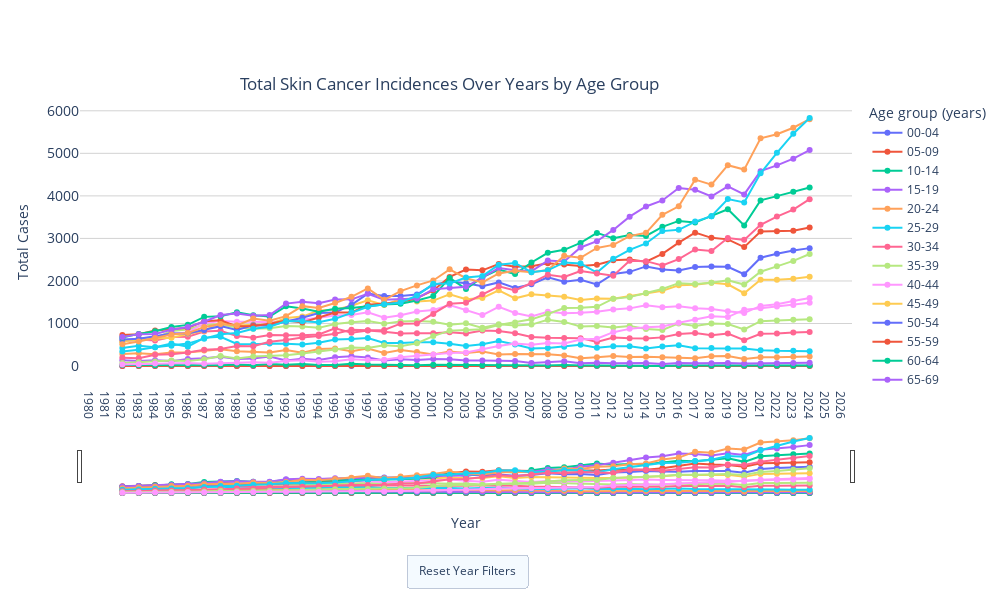

Write notebook code for a chart like this one.
### Code cell
import plotly.express as px
import pandas as pd

def plot_cancer_cases_by_age_interactive(df_incidence_and_mortality_1, except_value, is_filtered, group_value_list, category):
    """
    Plots an interactive line chart showing total skin cancer incidences over the years for each Age group.

    Parameters:
    df_incidence_and_mortality_1 (pd.DataFrame): DataFrame containing 'Year', 'new_count', and 'Age group' columns.
    except_value (str): Value to exclude in filtering.
    is_filtered (bool): Flag indicating if data should be filtered.
    group_value_list (list): List of column names to group by.
    category (str): Category label for the plot title.

    Returns:
    None
    """
    # Filter data if necessary
    if is_filtered:
        df_incidence_and_mortality_1 = df_incidence_and_mortality_1[~df_incidence_and_mortality_1[group_value_list[1]].isin([except_value])]
    
    # Aggregate data by summing 'new_count' for each Year and Age group
    df_grouped = df_incidence_and_mortality_1.groupby(group_value_list, as_index=False)['new_count'].sum()

    # Create an interactive plot using plotly.express
    fig = px.line(df_grouped, x='Year', y='new_count', color=group_value_list[1],
                  title=f'Total Skin Cancer {category} Over Years by Age Group',
                  labels={'new_count': 'Total Cases', 'Year': 'Year'},
                  markers=True)
    
    # Update layout to set background color to white, light grey grid for the y-axis, and bigger chart
    fig.update_layout(
        plot_bgcolor='white',  # Set background color to white
        xaxis=dict(
            tickmode='linear',
            rangeslider=dict(visible=True),  # Enable the range slider for Year
            title='Year',  # X-axis title
        ),
        yaxis=dict(
            title='Total Cases',  # Y-axis title
            gridcolor='lightgrey',  # Set a light grey grid color for the y-axis
            tickfont=dict(size=14)  # Increase the font size of the y-axis labels
        ),
        hovermode='closest',  # Show closest data on hover
        width=1000,  # Set chart width to be bigger
        height=600,  # Set chart height to be bigger
        title_x=0.24,  # Center title horizontally
        title_y=0.87,  # Bring the title closer to the chart
        updatemenus=[dict(
            type='buttons',  # Use buttons instead of dropdown
            x=0.5,  # Center the button horizontally
            y=-0.6,  # Position the button below the chart
            buttons=[dict(
                label="Reset Year Filters",
                method="relayout",
                args=[{
                    'xaxis.range': [df_grouped['Year'].min(), df_grouped['Year'].max()],
                    'xaxis.rangeselector': {'visible': False}
                }]
            )],
            showactive=True,
            font=dict(size=12),  # Button text size
            xanchor='center',  # Center the button
            yanchor='top'
        )]
    )
    
    # Show the interactive plot
    fig.show()

# Example of how to call the function
plot_cancer_cases_by_age_interactive(df_incidence_age_group, 'All ages combined', True, ['Year', 'Age group (years)'], 'Incidences')

### Figure 1 — Plotly figure (JSON) as saved in the notebook; plotly's stock layout.template omitted (floating-point values rounded to 4 significant figures)
{"data": [{"hovertemplate": "Age group (years)=00-04<br>Year=%{x}<br>Total Cases=%{y}<extra></extra>", "legendgroup": "00-04", "line": {"color": "#636efa", "dash": "solid"}, "marker": {"symbol": "circle"}, "mode": "lines+markers", "name": "00-04", "orientation": "v", "showlegend": true, "type": "scatter", "x": [1982, 1983, 1984, 1985, 1986, 1987, 1988, 1989, 1990, 1991, 1992, 1993, 1994, 1995, 1996, 1997, 1998, 1999, 2000, 2001, 2002, 2003, 2004, 2005, 2006, 2007, 2008, 2009, 2010, 2011, 2012, 2013, 2014, 2015, 2016, 2017, 2018, 2019, 2020, 2021, 2022, 2023, 2024], "xaxis": "x", "y": [0, 2, 2, 0, 2, 4, 0, 2, 4, 2, 2, 0, 0, 2, 4, 2, 2, 2, 0, 4, 4, 2, 0, 2, 0, 0, 2, 2, 4, 2, 2, 4, 2, 0, 6, 4, 0, 4, 2, 0, 0, 4, 6], "yaxis": "y"}, {"hovertemplate": "Age group (years)=05-09<br>Year=%{x}<br>Total Cases=%{y}<extra></extra>", "legendgroup": "05-09", "line": {"color": "#EF553B", "dash": "solid"}, "marker": {"symbol": "circle"}, "mode": "lines+markers", "name": "05-09", "orientation": "v", "showlegend": true, "type": "scatter", "x": [1982, 1983, 1984, 1985, 1986, 1987, 1988, 1989, 1990, 1991, 1992, 1993, 1994, 1995, 1996, 1997, 1998, 1999, 2000, 2001, 2002, 2003, 2004, 2005, 2006, 2007, 2008, 2009, 2010, 2011, 2012, 2013, 2014, 2015, 2016, 2017, 2018, 2019, 2020, 2021, 2022, 2023, 2024], "xaxis": "x", "y": [4, 4, 2, 2, 4, 2, 4, 2, 6, 4, 4, 2, 2, 4, 12, 4, 4, 8, 2, 10, 8, 4, 0, 6, 0, 2, 4, 4, 4, 6, 0, 6, 0, 2, 0, 0, 2, 4, 2, 0, 2, 2, 4], "yaxis": "y"}, {"hovertemplate": "Age group (years)=10-14<br>Year=%{x}<br>Total Cases=%{y}<extra></extra>", "legendgroup": "10-14", "line": {"color": "#00cc96", "dash": "solid"}, "marker": {"symbol": "circle"}, "mode": "lines+markers", "name": "10-14", "orientation": "v", "showlegend": true, "type": "scatter", "x": [1982, 1983, 1984, 1985, 1986, 1987, 1988, 1989, 1990, 1991, 1992, 1993, 1994, 1995, 1996, 1997, 1998, 1999, 2000, 2001, 2002, 2003, 2004, 2005, 2006, 2007, 2008, 2009, 2010, 2011, 2012, 2013, 2014, 2015, 2016, 2017, 2018, 2019, 2020, 2021, 2022, 2023, 2024], "xaxis": "x", "y": [22, 20, 16, 22, 26, 24, 18, 38, 20, 46, 30, 48, 24, 24, 52, 34, 24, 18, 20, 28, 26, 20, 18, 14, 16, 14, 10, 26, 10, 14, 10, 14, 4, 4, 12, 10, 12, 12, 12, 10, 12, 14, 14], "yaxis": "y"}, {"hovertemplate": "Age group (years)=15-19<br>Year=%{x}<br>Total Cases=%{y}<extra></extra>", "legendgroup": "15-19", "line": {"color": "#ab63fa", "dash": "solid"}, "marker": {"symbol": "circle"}, "mode": "lines+markers", "name": "15-19", "orientation": "v", "showlegend": true, "type": "scatter", "x": [1982, 1983, 1984, 1985, 1986, 1987, 1988, 1989, 1990, 1991, 1992, 1993, 1994, 1995, 1996, 1997, 1998, 1999, 2000, 2001, 2002, 2003, 2004, 2005, 2006, 2007, 2008, 2009, 2010, 2011, 2012, 2013, 2014, 2015, 2016, 2017, 2018, 2019, 2020, 2021, 2022, 2023, 2024], "xaxis": "x", "y": [138, 120, 136, 116, 166, 182, 216, 166, 180, 222, 130, 170, 144, 206, 232, 200, 128, 158, 144, 168, 158, 132, 130, 122, 120, 74, 84, 110, 66, 76, 68, 70, 72, 48, 70, 64, 68, 72, 58, 62, 64, 70, 78], "yaxis": "y"}, {"hovertemplate": "Age group (years)=20-24<br>Year=%{x}<br>Total Cases=%{y}<extra></extra>", "legendgroup": "20-24", "line": {"color": "#FFA15A", "dash": "solid"}, "marker": {"symbol": "circle"}, "mode": "lines+markers", "name": "20-24", "orientation": "v", "showlegend": true, "type": "scatter", "x": [1982, 1983, 1984, 1985, 1986, 1987, 1988, 1989, 1990, 1991, 1992, 1993, 1994, 1995, 1996, 1997, 1998, 1999, 2000, 2001, 2002, 2003, 2004, 2005, 2006, 2007, 2008, 2009, 2010, 2011, 2012, 2013, 2014, 2015, 2016, 2017, 2018, 2019, 2020, 2021, 2022, 2023, 2024], "xaxis": "x", "y": [286, 300, 278, 320, 318, 364, 392, 348, 334, 318, 378, 314, 398, 412, 348, 414, 306, 376, 328, 274, 342, 306, 344, 274, 282, 280, 280, 250, 182, 208, 234, 212, 220, 204, 198, 184, 228, 238, 168, 204, 206, 218, 224], "yaxis": "y"}, {"hovertemplate": "Age group (years)=25-29<br>Year=%{x}<br>Total Cases=%{y}<extra></extra>", "legendgroup": "25-29", "line": {"color": "#19d3f3", "dash": "solid"}, "marker": {"symbol": "circle"}, "mode": "lines+markers", "name": "25-29", "orientation": "v", "showlegend": true, "type": "scatter", "x": [1982, 1983, 1984, 1985, 1986, 1987, 1988, 1989, 1990, 1991, 1992, 1993, 1994, 1995, 1996, 1997, 1998, 1999, 2000, 2001, 2002, 2003, 2004, 2005, 2006, 2007, 2008, 2009, 2010, 2011, 2012, 2013, 2014, 2015, 2016, 2017, 2018, 2019, 2020, 2021, 2022, 2023, 2024], "xaxis": "x", "y": [422, 476, 444, 530, 456, 664, 686, 520, 510, 528, 522, 506, 550, 626, 638, 658, 544, 544, 562, 560, 522, 470, 510, 586, 508, 414, 422, 456, 500, 430, 468, 464, 412, 458, 490, 418, 422, 412, 410, 374, 360, 358, 350], "yaxis": "y"}, {"hovertemplate": "Age group (years)=30-34<br>Year=%{x}<br>Total Cases=%{y}<extra></extra>", "legendgroup": "30-34", "line": {"color": "#FF6692", "dash": "solid"}, "marker": {"symbol": "circle"}, "mode": "lines+markers", "name": "30-34", "orientation": "v", "showlegend": true, "type": "scatter", "x": [1982, 1983, 1984, 1985, 1986, 1987, 1988, 1989, 1990, 1991, 1992, 1993, 1994, 1995, 1996, 1997, 1998, 1999, 2000, 2001, 2002, 2003, 2004, 2005, 2006, 2007, 2008, 2009, 2010, 2011, 2012, 2013, 2014, 2015, 2016, 2017, 2018, 2019, 2020, 2021, 2022, 2023, 2024], "xaxis": "x", "y": [580, 624, 602, 680, 690, 812, 828, 704, 668, 730, 724, 724, 742, 888, 782, 834, 804, 764, 772, 770, 796, 764, 834, 826, 770, 682, 666, 658, 656, 566, 672, 654, 648, 674, 752, 776, 722, 764, 609, 760, 766, 790, 802], "yaxis": "y"}, {"hovertemplate": "Age group (years)=35-39<br>Year=%{x}<br>Total Cases=%{y}<extra></extra>", "legendgroup": "35-39", "line": {"color": "#B6E880", "dash": "solid"}, "marker": {"symbol": "circle"}, "mode": "lines+markers", "name": "35-39", "orientation": "v", "showlegend": true, "type": "scatter", "x": [1982, 1983, 1984, 1985, 1986, 1987, 1988, 1989, 1990, 1991, 1992, 1993, 1994, 1995, 1996, 1997, 1998, 1999, 2000, 2001, 2002, 2003, 2004, 2005, 2006, 2007, 2008, 2009, 2010, 2011, 2012, 2013, 2014, 2015, 2016, 2017, 2018, 2019, 2020, 2021, 2022, 2023, 2024], "xaxis": "x", "y": [570, 654, 658, 822, 860, 974, 976, 904, 874, 890, 940, 932, 898, 986, 1028, 1056, 994, 1050, 1060, 1040, 970, 1004, 898, 982, 956, 974, 1086, 1038, 928, 944, 906, 944, 872, 850, 1002, 942, 1000, 988, 862, 1056, 1068, 1088, 1100], "yaxis": "y"}, {"hovertemplate": "Age group (years)=40-44<br>Year=%{x}<br>Total Cases=%{y}<extra></extra>", "legendgroup": "40-44", "line": {"color": "#FF97FF", "dash": "solid"}, "marker": {"symbol": "circle"}, "mode": "lines+markers", "name": "40-44", "orientation": "v", "showlegend": true, "type": "scatter", "x": [1982, 1983, 1984, 1985, 1986, 1987, 1988, 1989, 1990, 1991, 1992, 1993, 1994, 1995, 1996, 1997, 1998, 1999, 2000, 2001, 2002, 2003, 2004, 2005, 2006, 2007, 2008, 2009, 2010, 2011, 2012, 2013, 2014, 2015, 2016, 2017, 2018, 2019, 2020, 2021, 2022, 2023, 2024], "xaxis": "x", "y": [598, 598, 646, 758, 790, 1004, 1058, 1042, 1044, 1028, 1072, 1086, 1138, 1186, 1200, 1262, 1134, 1192, 1282, 1320, 1432, 1310, 1198, 1394, 1248, 1168, 1274, 1244, 1250, 1276, 1328, 1356, 1430, 1384, 1404, 1360, 1342, 1290, 1245, 1414, 1454, 1528, 1598], "yaxis": "y"}, {"hovertemplate": "Age group (years)=45-49<br>Year=%{x}<br>Total Cases=%{y}<extra></extra>", "legendgroup": "45-49", "line": {"color": "#FECB52", "dash": "solid"}, "marker": {"symbol": "circle"}, "mode": "lines+markers", "name": "45-49", "orientation": "v", "showlegend": true, "type": "scatter", "x": [1982, 1983, 1984, 1985, 1986, 1987, 1988, 1989, 1990, 1991, 1992, 1993, 1994, 1995, 1996, 1997, 1998, 1999, 2000, 2001, 2002, 2003, 2004, 2005, 2006, 2007, 2008, 2009, 2010, 2011, 2012, 2013, 2014, 2015, 2016, 2017, 2018, 2019, 2020, 2021, 2022, 2023, 2024], "xaxis": "x", "y": [582, 620, 646, 664, 752, 832, 1020, 954, 972, 976, 1128, 1162, 1304, 1324, 1416, 1544, 1436, 1574, 1518, 1538, 1684, 1570, 1602, 1780, 1592, 1686, 1660, 1628, 1554, 1586, 1582, 1640, 1714, 1768, 1898, 1914, 1956, 1922, 1712, 2028, 2030, 2050, 2098], "yaxis": "y"}, {"hovertemplate": "Age group (years)=50-54<br>Year=%{x}<br>Total Cases=%{y}<extra></extra>", "legendgroup": "50-54", "line": {"color": "#636efa", "dash": "solid"}, "marker": {"symbol": "circle"}, "mode": "lines+markers", "name": "50-54", "orientation": "v", "showlegend": true, "type": "scatter", "x": [1982, 1983, 1984, 1985, 1986, 1987, 1988, 1989, 1990, 1991, 1992, 1993, 1994, 1995, 1996, 1997, 1998, 1999, 2000, 2001, 2002, 2003, 2004, 2005, 2006, 2007, 2008, 2009, 2010, 2011, 2012, 2013, 2014, 2015, 2016, 2017, 2018, 2019, 2020, 2021, 2022, 2023, 2024], "xaxis": "x", "y": [624, 642, 702, 766, 764, 844, 938, 848, 958, 956, 1040, 1136, 1248, 1258, 1440, 1704, 1646, 1646, 1684, 1906, 1990, 1946, 1874, 1966, 1836, 1922, 2088, 1984, 2026, 1918, 2166, 2214, 2342, 2270, 2248, 2330, 2340, 2334, 2158, 2546, 2640, 2716, 2772], "yaxis": "y"}, {"hovertemplate": "Age group (years)=55-59<br>Year=%{x}<br>Total Cases=%{y}<extra></extra>", "legendgroup": "55-59", "line": {"color": "#EF553B", "dash": "solid"}, "marker": {"symbol": "circle"}, "mode": "lines+markers", "name": "55-59", "orientation": "v", "showlegend": true, "type": "scatter", "x": [1982, 1983, 1984, 1985, 1986, 1987, 1988, 1989, 1990, 1991, 1992, 1993, 1994, 1995, 1996, 1997, 1998, 1999, 2000, 2001, 2002, 2003, 2004, 2005, 2006, 2007, 2008, 2009, 2010, 2011, 2012, 2013, 2014, 2015, 2016, 2017, 2018, 2019, 2020, 2021, 2022, 2023, 2024], "xaxis": "x", "y": [730, 750, 838, 868, 898, 1054, 1078, 934, 942, 994, 1072, 1024, 1140, 1256, 1258, 1442, 1470, 1498, 1600, 1778, 2096, 2268, 2250, 2400, 2334, 2346, 2418, 2386, 2350, 2380, 2486, 2502, 2454, 2636, 2902, 3136, 3014, 2978, 2796, 3162, 3168, 3182, 3256], "yaxis": "y"}, {"hovertemplate": "Age group (years)=60-64<br>Year=%{x}<br>Total Cases=%{y}<extra></extra>", "legendgroup": "60-64", "line": {"color": "#00cc96", "dash": "solid"}, "marker": {"symbol": "circle"}, "mode": "lines+markers", "name": "60-64", "orientation": "v", "showlegend": true, "type": "scatter", "x": [1982, 1983, 1984, 1985, 1986, 1987, 1988, 1989, 1990, 1991, 1992, 1993, 1994, 1995, 1996, 1997, 1998, 1999, 2000, 2001, 2002, 2003, 2004, 2005, 2006, 2007, 2008, 2009, 2010, 2011, 2012, 2013, 2014, 2015, 2016, 2017, 2018, 2019, 2020, 2021, 2022, 2023, 2024], "xaxis": "x", "y": [670, 756, 818, 916, 968, 1156, 1172, 1266, 1194, 1164, 1404, 1354, 1274, 1348, 1364, 1402, 1448, 1466, 1540, 1644, 2072, 1810, 2088, 2268, 2162, 2434, 2662, 2732, 2894, 3130, 3002, 3078, 3058, 3272, 3412, 3372, 3524, 3686, 3304, 3894, 3994, 4100, 4196], "yaxis": "y"}, {"hovertemplate": "Age group (years)=65-69<br>Year=%{x}<br>Total Cases=%{y}<extra></extra>", "legendgroup": "65-69", "line": {"color": "#ab63fa", "dash": "solid"}, "marker": {"symbol": "circle"}, "mode": "lines+markers", "name": "65-69", "orientation": "v", "showlegend": true, "type": "scatter", "x": [1982, 1983, 1984, 1985, 1986, 1987, 1988, 1989, 1990, 1991, 1992, 1993, 1994, 1995, 1996, 1997, 1998, 1999, 2000, 2001, 2002, 2003, 2004, 2005, 2006, 2007, 2008, 2009, 2010, 2011, 2012, 2013, 2014, 2015, 2016, 2017, 2018, 2019, 2020, 2021, 2022, 2023, 2024], "xaxis": "x", "y": [680, 750, 756, 852, 918, 1042, 1200, 1234, 1182, 1200, 1468, 1514, 1474, 1566, 1568, 1700, 1558, 1568, 1588, 1806, 1838, 1862, 2082, 2306, 2250, 2228, 2480, 2460, 2788, 2934, 3200, 3512, 3752, 3892, 4186, 4144, 3988, 4222, 4034, 4582, 4718, 4874, 5076], "yaxis": "y"}, {"hovertemplate": "Age group (years)=70-74<br>Year=%{x}<br>Total Cases=%{y}<extra></extra>", "legendgroup": "70-74", "line": {"color": "#FFA15A", "dash": "solid"}, "marker": {"symbol": "circle"}, "mode": "lines+markers", "name": "70-74", "orientation": "v", "showlegend": true, "type": "scatter", "x": [1982, 1983, 1984, 1985, 1986, 1987, 1988, 1989, 1990, 1991, 1992, 1993, 1994, 1995, 1996, 1997, 1998, 1999, 2000, 2001, 2002, 2003, 2004, 2005, 2006, 2007, 2008, 2009, 2010, 2011, 2012, 2013, 2014, 2015, 2016, 2017, 2018, 2019, 2020, 2021, 2022, 2023, 2024], "xaxis": "x", "y": [514, 576, 658, 740, 774, 916, 988, 956, 1118, 1064, 1172, 1408, 1366, 1482, 1628, 1824, 1558, 1762, 1896, 2012, 2274, 2064, 1964, 2176, 2242, 2206, 2258, 2590, 2544, 2776, 2848, 3054, 3132, 3554, 3754, 4382, 4265, 4722, 4618, 5352, 5448, 5602, 5804], "yaxis": "y"}, {"hovertemplate": "Age group (years)=75-79<br>Year=%{x}<br>Total Cases=%{y}<extra></extra>", "legendgroup": "75-79", "line": {"color": "#19d3f3", "dash": "solid"}, "marker": {"symbol": "circle"}, "mode": "lines+markers", "name": "75-79", "orientation": "v", "showlegend": true, "type": "scatter", "x": [1982, 1983, 1984, 1985, 1986, 1987, 1988, 1989, 1990, 1991, 1992, 1993, 1994, 1995, 1996, 1997, 1998, 1999, 2000, 2001, 2002, 2003, 2004, 2005, 2006, 2007, 2008, 2009, 2010, 2011, 2012, 2013, 2014, 2015, 2016, 2017, 2018, 2019, 2020, 2021, 2022, 2023, 2024], "xaxis": "x", "y": [344, 382, 440, 476, 528, 644, 750, 778, 878, 924, 1058, 1052, 1032, 1110, 1260, 1392, 1452, 1496, 1656, 1932, 1942, 2082, 2114, 2380, 2424, 2206, 2250, 2436, 2410, 2198, 2520, 2732, 2882, 3172, 3202, 3396, 3524, 3924, 3847, 4532, 5012, 5462, 5832], "yaxis": "y"}, {"hovertemplate": "Age group (years)=80-84<br>Year=%{x}<br>Total Cases=%{y}<extra></extra>", "legendgroup": "80-84", "line": {"color": "#FF6692", "dash": "solid"}, "marker": {"symbol": "circle"}, "mode": "lines+markers", "name": "80-84", "orientation": "v", "showlegend": true, "type": "scatter", "x": [1982, 1983, 1984, 1985, 1986, 1987, 1988, 1989, 1990, 1991, 1992, 1993, 1994, 1995, 1996, 1997, 1998, 1999, 2000, 2001, 2002, 2003, 2004, 2005, 2006, 2007, 2008, 2009, 2010, 2011, 2012, 2013, 2014, 2015, 2016, 2017, 2018, 2019, 2020, 2021, 2022, 2023, 2024], "xaxis": "x", "y": [194, 186, 268, 278, 316, 382, 400, 472, 468, 572, 610, 672, 708, 760, 852, 840, 848, 996, 1002, 1226, 1462, 1490, 1686, 1874, 1778, 1952, 2148, 2096, 2234, 2174, 2122, 2474, 2466, 2364, 2514, 2740, 2704, 3012, 2966, 3320, 3514, 3678, 3922], "yaxis": "y"}, {"hovertemplate": "Age group (years)=85-89<br>Year=%{x}<br>Total Cases=%{y}<extra></extra>", "legendgroup": "85-89", "line": {"color": "#B6E880", "dash": "solid"}, "marker": {"symbol": "circle"}, "mode": "lines+markers", "name": "85-89", "orientation": "v", "showlegend": true, "type": "scatter", "x": [1982, 1983, 1984, 1985, 1986, 1987, 1988, 1989, 1990, 1991, 1992, 1993, 1994, 1995, 1996, 1997, 1998, 1999, 2000, 2001, 2002, 2003, 2004, 2005, 2006, 2007, 2008, 2009, 2010, 2011, 2012, 2013, 2014, 2015, 2016, 2017, 2018, 2019, 2020, 2021, 2022, 2023, 2024], "xaxis": "x", "y": [74, 90, 108, 132, 116, 160, 238, 178, 226, 236, 252, 294, 338, 390, 434, 426, 486, 466, 536, 704, 832, 846, 866, 966, 1024, 1098, 1224, 1366, 1370, 1392, 1584, 1620, 1718, 1812, 1948, 1928, 1960, 2018, 1916, 2218, 2344, 2472, 2634], "yaxis": "y"}, {"hovertemplate": "Age group (years)=90+<br>Year=%{x}<br>Total Cases=%{y}<extra></extra>", "legendgroup": "90+", "line": {"color": "#FF97FF", "dash": "solid"}, "marker": {"symbol": "circle"}, "mode": "lines+markers", "name": "90+", "orientation": "v", "showlegend": true, "type": "scatter", "x": [1982, 1983, 1984, 1985, 1986, 1987, 1988, 1989, 1990, 1991, 1992, 1993, 1994, 1995, 1996, 1997, 1998, 1999, 2000, 2001, 2002, 2003, 2004, 2005, 2006, 2007, 2008, 2009, 2010, 2011, 2012, 2013, 2014, 2015, 2016, 2017, 2018, 2019, 2020, 2021, 2022, 2023, 2024], "xaxis": "x", "y": [38, 44, 60, 62, 72, 54, 68, 86, 92, 76, 120, 138, 104, 114, 158, 144, 150, 206, 240, 274, 306, 318, 402, 470, 532, 498, 540, 532, 626, 644, 796, 874, 910, 932, 1016, 1086, 1168, 1152, 1326, 1360, 1400, 1434, 1490], "yaxis": "y"}], "layout": {"height": 600, "hovermode": "closest", "legend": {"title": {"text": "Age group (years)"}, "tracegroupgap": 0}, "plot_bgcolor": "white", "title": {"text": "Total Skin Cancer Incidences Over Years by Age Group", "x": 0.24, "y": 0.87}, "updatemenus": [{"buttons": [{"args": [{"xaxis.range": [1982, 2024], "xaxis.rangeselector": {"visible": false}}], "label": "Reset Year Filters", "method": "relayout"}], "font": {"size": 12}, "showactive": true, "type": "buttons", "x": 0.5, "xanchor": "center", "y": -0.6, "yanchor": "top"}], "width": 1000, "xaxis": {"anchor": "y", "domain": [0, 1], "rangeslider": {"visible": true}, "tickmode": "linear", "title": {"text": "Year"}}, "yaxis": {"anchor": "x", "domain": [0, 1], "gridcolor": "lightgrey", "tickfont": {"size": 14}, "title": {"text": "Total Cases"}}}}
